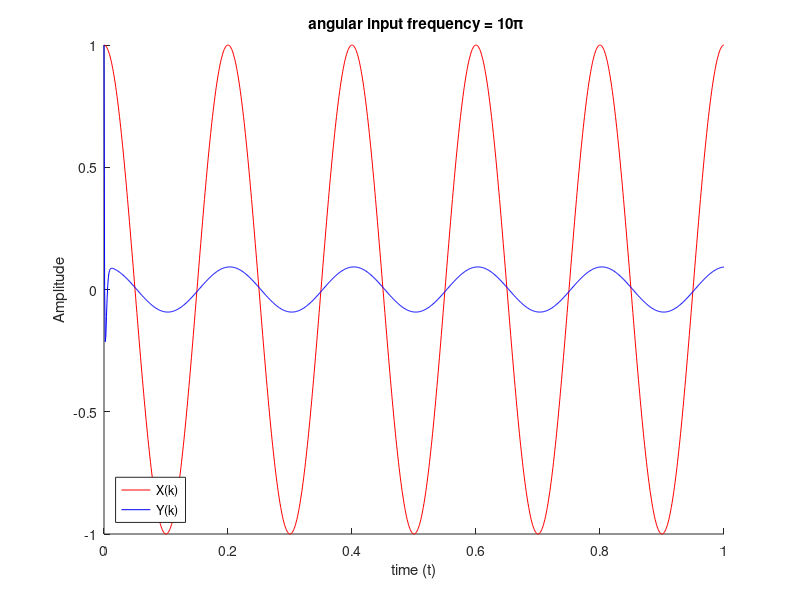
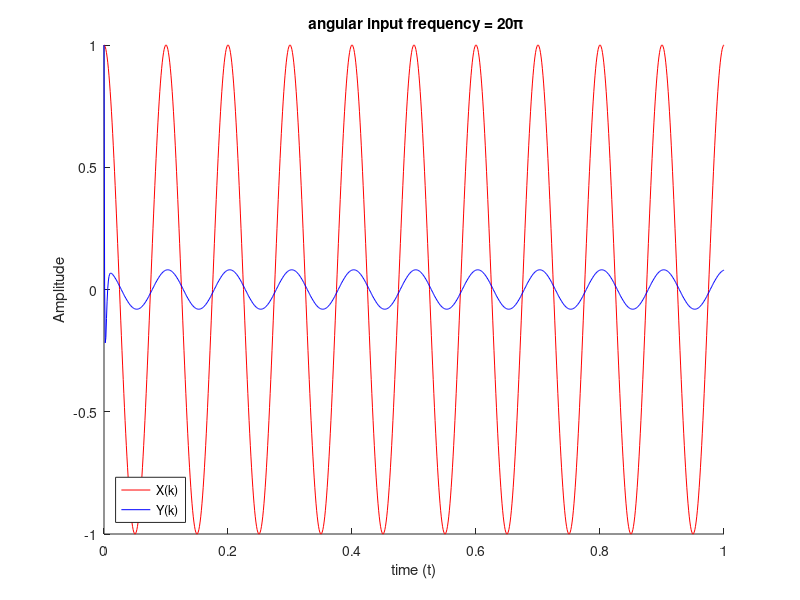
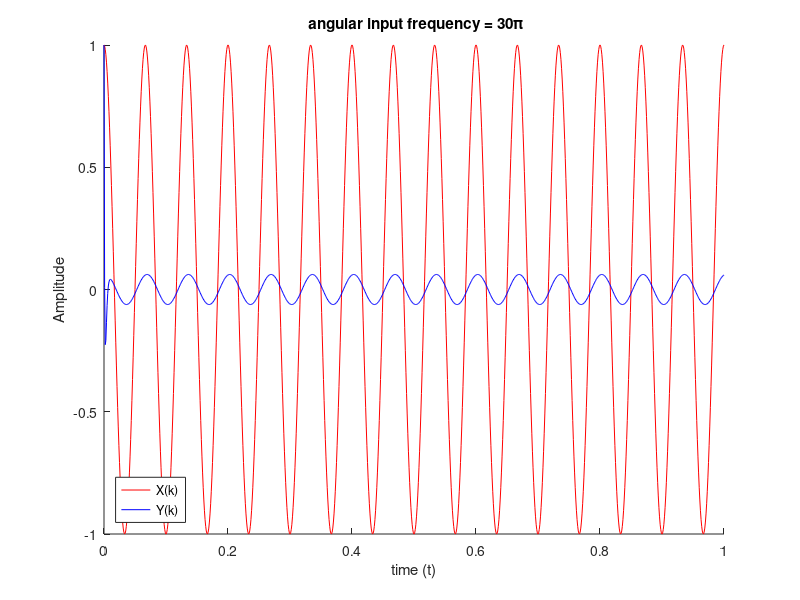
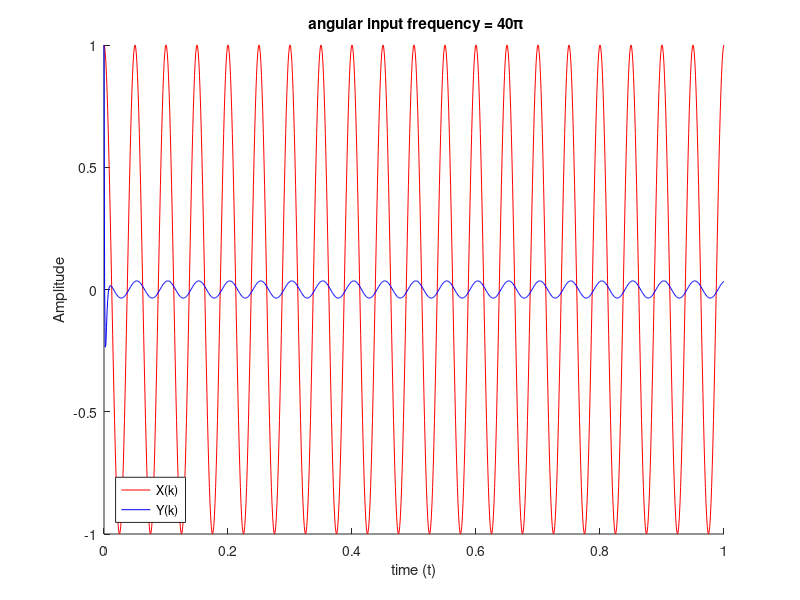

Source code (MATLAB) for these figures, in order:

function MATLAB_2_2()
    close all;
    tspan = [0 1];
    
    for k = 10:10:100
        disp(k);
        NOTCH_FILTER(tspan, 0.001, k*pi);
    end
end

function NOTCH_FILTER(tspan, T, w_in)
    %Rejection Frequency
    wi = 50;
    %Time definition
    t = (tspan(1): T: tspan(2));
    % Declaration of the notch filter parameters %
    n = 0.5; 
    Q = 0.5;
    % Angular frequency for sampling %
    wn = 100*pi;
    phi = (wi/wn);
    % Definition of the input signal %
    X = cos(w_in*t);
    % Definition of the output signal with the same size */
    Y = X*0;    
    % Past samples initialization %
    XKM1 = 0; % ultimate input value
    XKM2 = 0; % penultimate input value
    YKM1 = 0; % ultimate output value
    YKM2 = 0; % penultimate output value
    
    for k=1:size(t,2)
        % output value definition %
        Y(k) = X(k)-(2*cos(phi)*XKM1)+XKM2+(2*n*cos(phi)*YKM1)-(mpower(n,2)*YKM2);
        % Register previous input values %
        XKM2 = XKM1;
        XKM1 = X(k);
        % Register previous output values %
        YKM2 = YKM1;
        YKM1 = Y(k);
    end

    figure('Name', ['wo = ' num2str(w_in/pi)]); hold on;
    plot(t, X,'red'); plot(t, Y,'blue');
    title([' angular input frequency = ' num2str(w_in/pi) '\pi']);
    xlabel('time (t)');
    ylabel(' Amplitude ');
    legend('X(k)','Y(k)', 'Location', 'Southwest');
end
